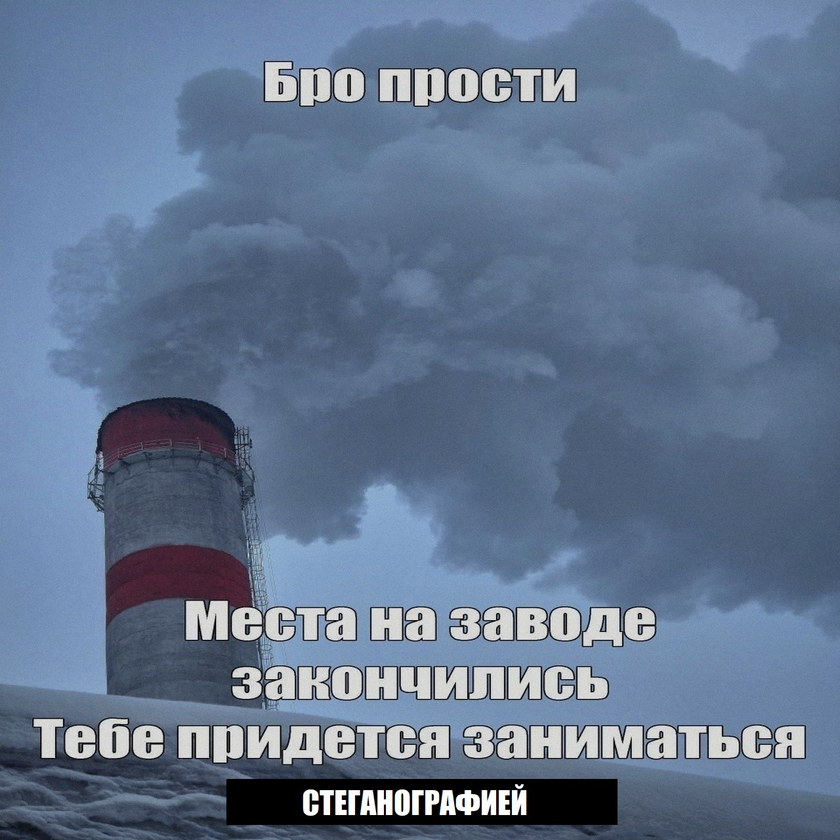
#> input picture challenges/stegano/color-illusion-bro-stego/bro_stego_with_hint.png, 840 x 840 px, shrunk from 1280 x 1280 before the run
$ python make_anomalous_maps.py
#> lines starting #> are read from the running program, lines starting #| are printed output that depends on the picture; after the words box and inside, x2 and y2 are one past the last pixel; in counts of white or black regions, pixels touching at a corner belong together
import numpy as np
from PIL import Image
from scipy.fftpack import dct

img = Image.open('bro_stego_with_hint.png')
#> img is the input picture: PIL image 840x840 RGB; mean R, G, B 99.2, 117.7, 144.1
arr = np.array(img, dtype=np.float32)

def get_dct(block):
    return dct(dct(block.T, norm='ortho').T, norm='ortho')

H, W, _ = arr.shape
#> H = 840; W = 840
n_by, n_bx = H // 8, W // 8
#> n_by = 105; n_bx = 105

grid_pos = np.zeros((n_by, n_bx), dtype=np.uint8)
grid_neg = np.zeros((n_by, n_bx), dtype=np.uint8)
grid_abs = np.zeros((n_by, n_bx), dtype=np.uint8)

for by in range(n_by):
    for bx in range(n_bx):
        d = get_dct(arr[by*8:(by+1)*8, bx*8:(bx+1)*8, 0])
        val = d[2, 7]
        if val > 8:
            grid_pos[by, bx] = 255
        elif val < -8:
            grid_neg[by, bx] = 255
        if abs(val) > 8:
            grid_abs[by, bx] = 255
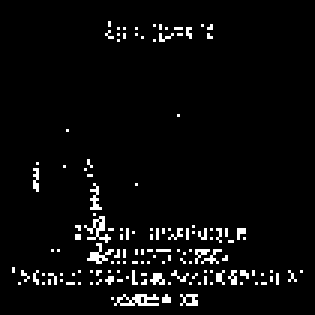
#> grid_abs: shape (105, 105) (shown 3 times larger); 4.2% white in thin lines or dots, all inside (x1, y1, x2, y2) = (4, 7, 101, 102)
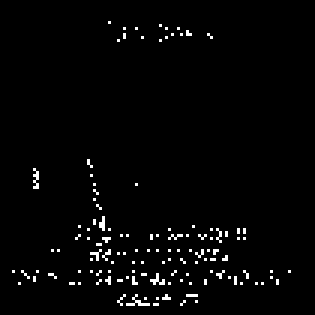
#> grid_neg: shape (105, 105) (shown 3 times larger); 2.1% white in thin lines or dots, all inside (x1, y1, x2, y2) = (4, 7, 97, 102)
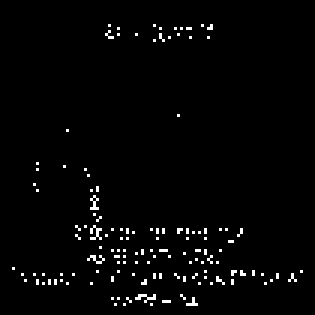
#> grid_pos: shape (105, 105) (shown 3 times larger); 2.1% white in thin lines or dots, all inside (x1, y1, x2, y2) = (4, 8, 101, 102)

Image.fromarray(grid_pos).save('map_2_7_pos.png')
Image.fromarray(grid_neg).save('map_2_7_neg.png')
Image.fromarray(grid_abs).save('map_2_7_abs.png')
print("Saved maps for (2, 7)")
